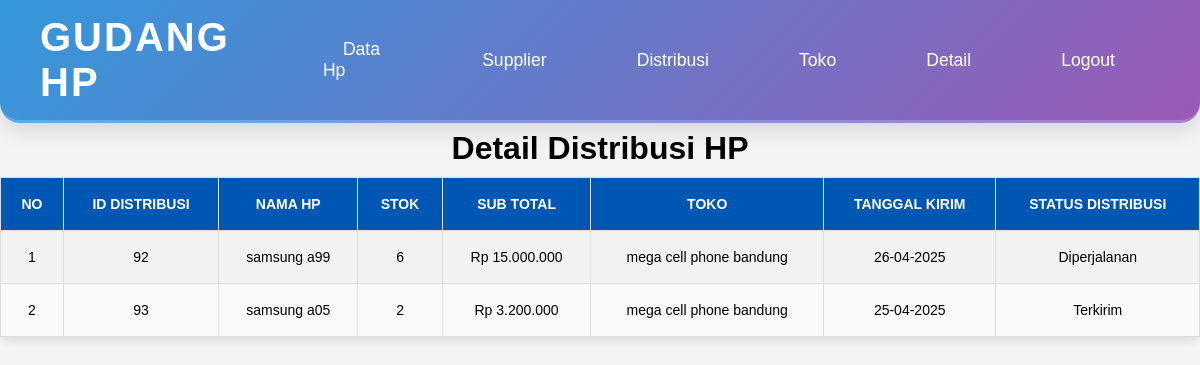
/views/detail_result.php (signed in), run on the app's committed database.
### tables this page shows
CREATE TABLE `tb_distribusi` (
  `id_distribusi` int(11) NOT NULL,
  `nama_hp` varchar(20) NOT NULL,
  `stok` int(11) NOT NULL,
  `harga` decimal(10,0) NOT NULL,
  `tanggal_kirim` date NOT NULL,
  `id_toko` int(11) NOT NULL
);

CREATE TABLE `tb_toko` (
  `id_toko` int(11) NOT NULL,
  `nama_toko` varchar(35) NOT NULL,
  `alamat` varchar(35) NOT NULL,
  `no_telepon` int(20) NOT NULL
);

CREATE TABLE `tb_detail_distribusi` (
  `id_detail` int(11) NOT NULL,
  `id_distribusi` int(11) NOT NULL,
  `keterangan` enum('Dikembalikan','Diperjalanan','Terkirim') NOT NULL
);

### views/detail_result.php (the view, shortened to what this page needs)
<?php
include_once 'navbar.php';
$conn = (new Koneksi())->getConnection();
$query = "SELECT d.id_distribusi, d.nama_hp, d.stok, d.harga, d.tanggal_kirim,
                 t.nama_toko, dd.keterangan
          FROM tb_distribusi d
          JOIN tb_toko t ON d.id_toko = t.id_toko
          JOIN tb_detail_distribusi dd ON d.id_distribusi = dd.id_distribusi";
$result = $conn->query($query);
$details = [];
while ($row = $result->fetch_assoc()) {
    $details[] = $row;
}
?>
<!DOCTYPE html>
<html lang="id">
<head>
    <link rel="stylesheet" href="../views/style/table.css">
</head>
<body>
<div class="content-container">
    <h1 style="text-align: center;">Detail Distribusi HP</h1>
    <table>
        <thead>
            <tr>
                <th>No</th>
                <th>id distribusi</th>
                <th>Nama HP</th>
                <th>Stok</th>
                <th>Sub total</th>
                <th>Toko</th>
                <th>Tanggal Kirim</th>
                <th>Status Distribusi</th>
            </tr>
        </thead>
        <tbody>
            <?php if (!empty($details)): ?>
                <?php $no = 1; ?>
                <?php foreach ($details as $item): ?>
                    <tr>
                        <td><?= $no++ ?></td>
                        <td><?= htmlspecialchars($item['id_distribusi']) ?></td>
                        <td><?= htmlspecialchars($item['nama_hp']) ?></td>
                        <td><?= $item['stok'] ?></td>
                        <td>Rp <?= number_format($item['harga'], 0, ',', '.') ?></td>
                        <td><?= htmlspecialchars($item['nama_toko']) ?></td>
                        <td><?= date('d-m-Y', strtotime($item['tanggal_kirim'])) ?></td>
                        <td><?= htmlspecialchars($item['keterangan']) ?></td>
                    </tr>
                <?php endforeach; ?>
            <?php else: ?>
                <tr><td colspan="8">Belum ada detail distribusi yang tersedia.</td></tr>
            <?php endif; ?>
        </tbody>
    </table>
</div>
</body>
</html>

### views/style/navbar.css (style rules this page uses)
* { margin: 0; padding: 0; box-sizing: border-box; }
body { font-family: 'Arial', sans-serif; background-color: #f4f4f4; padding-top: 80px; }

### views/style/table.css (style rules this page uses)
body { margin-top: 50px; }
table { width: 100%; border-collapse: collapse; margin-top: 10px; background: linear-gradient(145deg, #ffffff, #f1f1f1); border-radius: 12px; box-shadow: 0 4px 10px rgba(0, 0, 0, 0.1); }
th, td { padding: 18px 15px; text-align: center; border: 1px solid #ddd; font-size: 14px; }
th { background-color: #0056b3; color: white; font-weight: bold; text-transform: uppercase; }
tr:nth-child(even) { background-color: #f9f9f9; }
tr:nth-child(odd) { background-color: #f2f2f2; }
th, td { transition: background-color 0.3s ease, color 0.3s ease; }

### data on the page
tb_distribusi: id_distribusi "92", nama_hp "samsung a99", stok "6", harga "15.000.000", id_toko.nama_toko "mega cell phone bandung", tanggal_kirim "26-04-2025", tb_detail_distribusi.keterangan "Diperjalanan"
tb_distribusi: id_distribusi "93", nama_hp "samsung a05", stok "2", harga "3.200.000", id_toko.nama_toko "mega cell phone bandung", tanggal_kirim "25-04-2025", tb_detail_distribusi.keterangan "Terkirim"
